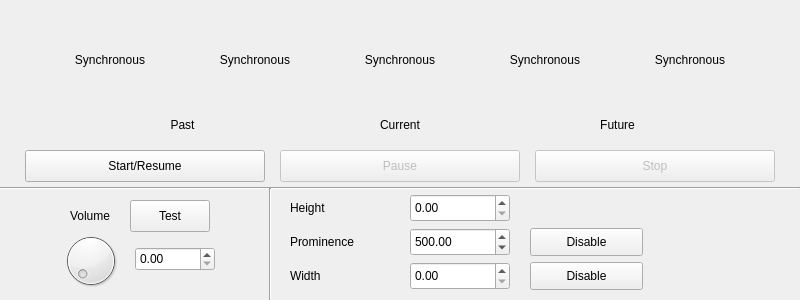
<?xml version="1.0" encoding="UTF-8"?>
<ui version="4.0">
 <class>MainWindow</class>
 <widget class="QMainWindow" name="MainWindow">
  <property name="geometry">
   <rect>
    <x>0</x>
    <y>0</y>
    <width>800</width>
    <height>300</height>
   </rect>
  </property>
  <property name="sizePolicy">
   <sizepolicy hsizetype="Fixed" vsizetype="Fixed">
    <horstretch>0</horstretch>
    <verstretch>0</verstretch>
   </sizepolicy>
  </property>
  <property name="contextMenuPolicy">
   <enum>Qt::NoContextMenu</enum>
  </property>
  <property name="windowTitle">
   <string>Cardio-Audio-Sleep experiment</string>
  </property>
  <widget class="QWidget" name="centralwidget">
   <widget class="QLabel" name="block0">
    <property name="geometry">
     <rect>
      <x>50</x>
      <y>20</y>
      <width>120</width>
      <height>80</height>
     </rect>
    </property>
    <property name="sizePolicy">
     <sizepolicy hsizetype="Fixed" vsizetype="Fixed">
      <horstretch>0</horstretch>
      <verstretch>0</verstretch>
     </sizepolicy>
    </property>
    <property name="text">
     <string>Synchronous</string>
    </property>
    <property name="alignment">
     <set>Qt::AlignCenter</set>
    </property>
   </widget>
   <widget class="QLabel" name="past">
    <property name="geometry">
     <rect>
      <x>50</x>
      <y>115</y>
      <width>265</width>
      <height>20</height>
     </rect>
    </property>
    <property name="sizePolicy">
     <sizepolicy hsizetype="Fixed" vsizetype="Fixed">
      <horstretch>0</horstretch>
      <verstretch>0</verstretch>
     </sizepolicy>
    </property>
    <property name="autoFillBackground">
     <bool>true</bool>
    </property>
    <property name="text">
     <string>Past</string>
    </property>
    <property name="alignment">
     <set>Qt::AlignCenter</set>
    </property>
   </widget>
   <widget class="QPushButton" name="pushButton_start">
    <property name="enabled">
     <bool>true</bool>
    </property>
    <property name="geometry">
     <rect>
      <x>25</x>
      <y>150</y>
      <width>240</width>
      <height>32</height>
     </rect>
    </property>
    <property name="sizePolicy">
     <sizepolicy hsizetype="Fixed" vsizetype="Fixed">
      <horstretch>0</horstretch>
      <verstretch>0</verstretch>
     </sizepolicy>
    </property>
    <property name="text">
     <string>Start/Resume</string>
    </property>
   </widget>
   <widget class="QPushButton" name="pushButton_pause">
    <property name="enabled">
     <bool>false</bool>
    </property>
    <property name="geometry">
     <rect>
      <x>280</x>
      <y>150</y>
      <width>240</width>
      <height>32</height>
     </rect>
    </property>
    <property name="sizePolicy">
     <sizepolicy hsizetype="Fixed" vsizetype="Fixed">
      <horstretch>0</horstretch>
      <verstretch>0</verstretch>
     </sizepolicy>
    </property>
    <property name="text">
     <string>Pause</string>
    </property>
   </widget>
   <widget class="QPushButton" name="pushButton_stop">
    <property name="enabled">
     <bool>false</bool>
    </property>
    <property name="geometry">
     <rect>
      <x>535</x>
      <y>150</y>
      <width>240</width>
      <height>32</height>
     </rect>
    </property>
    <property name="sizePolicy">
     <sizepolicy hsizetype="Fixed" vsizetype="Fixed">
      <horstretch>0</horstretch>
      <verstretch>0</verstretch>
     </sizepolicy>
    </property>
    <property name="text">
     <string>Stop</string>
    </property>
   </widget>
   <widget class="QLabel" name="block1">
    <property name="geometry">
     <rect>
      <x>195</x>
      <y>20</y>
      <width>120</width>
      <height>80</height>
     </rect>
    </property>
    <property name="sizePolicy">
     <sizepolicy hsizetype="Fixed" vsizetype="Fixed">
      <horstretch>0</horstretch>
      <verstretch>0</verstretch>
     </sizepolicy>
    </property>
    <property name="text">
     <string>Synchronous</string>
    </property>
    <property name="alignment">
     <set>Qt::AlignCenter</set>
    </property>
   </widget>
   <widget class="QLabel" name="block2">
    <property name="enabled">
     <bool>true</bool>
    </property>
    <property name="geometry">
     <rect>
      <x>340</x>
      <y>20</y>
      <width>120</width>
      <height>80</height>
     </rect>
    </property>
    <property name="sizePolicy">
     <sizepolicy hsizetype="Fixed" vsizetype="Fixed">
      <horstretch>0</horstretch>
      <verstretch>0</verstretch>
     </sizepolicy>
    </property>
    <property name="text">
     <string>Synchronous</string>
    </property>
    <property name="alignment">
     <set>Qt::AlignCenter</set>
    </property>
   </widget>
   <widget class="QLabel" name="block3">
    <property name="geometry">
     <rect>
      <x>485</x>
      <y>20</y>
      <width>120</width>
      <height>80</height>
     </rect>
    </property>
    <property name="sizePolicy">
     <sizepolicy hsizetype="Fixed" vsizetype="Fixed">
      <horstretch>0</horstretch>
      <verstretch>0</verstretch>
     </sizepolicy>
    </property>
    <property name="text">
     <string>Synchronous</string>
    </property>
    <property name="alignment">
     <set>Qt::AlignCenter</set>
    </property>
   </widget>
   <widget class="QLabel" name="block4">
    <property name="geometry">
     <rect>
      <x>630</x>
      <y>20</y>
      <width>120</width>
      <height>80</height>
     </rect>
    </property>
    <property name="sizePolicy">
     <sizepolicy hsizetype="Fixed" vsizetype="Fixed">
      <horstretch>0</horstretch>
      <verstretch>0</verstretch>
     </sizepolicy>
    </property>
    <property name="text">
     <string>Synchronous</string>
    </property>
    <property name="alignment">
     <set>Qt::AlignCenter</set>
    </property>
   </widget>
   <widget class="QLabel" name="future">
    <property name="geometry">
     <rect>
      <x>485</x>
      <y>115</y>
      <width>265</width>
      <height>20</height>
     </rect>
    </property>
    <property name="sizePolicy">
     <sizepolicy hsizetype="Fixed" vsizetype="Fixed">
      <horstretch>0</horstretch>
      <verstretch>0</verstretch>
     </sizepolicy>
    </property>
    <property name="autoFillBackground">
     <bool>true</bool>
    </property>
    <property name="text">
     <string>Future</string>
    </property>
    <property name="alignment">
     <set>Qt::AlignCenter</set>
    </property>
   </widget>
   <widget class="QLabel" name="current">
    <property name="geometry">
     <rect>
      <x>340</x>
      <y>115</y>
      <width>120</width>
      <height>20</height>
     </rect>
    </property>
    <property name="sizePolicy">
     <sizepolicy hsizetype="Fixed" vsizetype="Fixed">
      <horstretch>0</horstretch>
      <verstretch>0</verstretch>
     </sizepolicy>
    </property>
    <property name="autoFillBackground">
     <bool>true</bool>
    </property>
    <property name="text">
     <string>Current</string>
    </property>
    <property name="alignment">
     <set>Qt::AlignCenter</set>
    </property>
   </widget>
   <widget class="QDoubleSpinBox" name="doubleSpinBox_height">
    <property name="geometry">
     <rect>
      <x>410</x>
      <y>194</y>
      <width>100</width>
      <height>28</height>
     </rect>
    </property>
    <property name="sizePolicy">
     <sizepolicy hsizetype="Fixed" vsizetype="Fixed">
      <horstretch>0</horstretch>
      <verstretch>0</verstretch>
     </sizepolicy>
    </property>
    <property name="maximum">
     <double>100.000000000000000</double>
    </property>
   </widget>
   <widget class="QPushButton" name="pushButton_prominence">
    <property name="geometry">
     <rect>
      <x>530</x>
      <y>228</y>
      <width>113</width>
      <height>28</height>
     </rect>
    </property>
    <property name="sizePolicy">
     <sizepolicy hsizetype="Fixed" vsizetype="Fixed">
      <horstretch>0</horstretch>
      <verstretch>0</verstretch>
     </sizepolicy>
    </property>
    <property name="text">
     <string>Disable</string>
    </property>
   </widget>
   <widget class="QPushButton" name="pushButton_width">
    <property name="geometry">
     <rect>
      <x>530</x>
      <y>262</y>
      <width>113</width>
      <height>28</height>
     </rect>
    </property>
    <property name="sizePolicy">
     <sizepolicy hsizetype="Fixed" vsizetype="Fixed">
      <horstretch>0</horstretch>
      <verstretch>0</verstretch>
     </sizepolicy>
    </property>
    <property name="text">
     <string>Disable</string>
    </property>
   </widget>
   <widget class="QDoubleSpinBox" name="doubleSpinBox_prominence">
    <property name="geometry">
     <rect>
      <x>410</x>
      <y>228</y>
      <width>100</width>
      <height>28</height>
     </rect>
    </property>
    <property name="sizePolicy">
     <sizepolicy hsizetype="Fixed" vsizetype="Fixed">
      <horstretch>0</horstretch>
      <verstretch>0</verstretch>
     </sizepolicy>
    </property>
    <property name="decimals">
     <number>2</number>
    </property>
    <property name="minimum">
     <double>400.000000000000000</double>
    </property>
    <property name="maximum">
     <double>3000.000000000000000</double>
    </property>
    <property name="singleStep">
     <double>25.000000000000000</double>
    </property>
    <property name="value">
     <double>500.000000000000000</double>
    </property>
   </widget>
   <widget class="QDoubleSpinBox" name="doubleSpinBox_width">
    <property name="geometry">
     <rect>
      <x>410</x>
      <y>262</y>
      <width>100</width>
      <height>28</height>
     </rect>
    </property>
    <property name="sizePolicy">
     <sizepolicy hsizetype="Fixed" vsizetype="Fixed">
      <horstretch>0</horstretch>
      <verstretch>0</verstretch>
     </sizepolicy>
    </property>
    <property name="maximum">
     <double>50.000000000000000</double>
    </property>
   </widget>
   <widget class="QLabel" name="height">
    <property name="geometry">
     <rect>
      <x>290</x>
      <y>194</y>
      <width>120</width>
      <height>28</height>
     </rect>
    </property>
    <property name="sizePolicy">
     <sizepolicy hsizetype="Fixed" vsizetype="Fixed">
      <horstretch>0</horstretch>
      <verstretch>0</verstretch>
     </sizepolicy>
    </property>
    <property name="text">
     <string>Height</string>
    </property>
   </widget>
   <widget class="QLabel" name="prominence">
    <property name="geometry">
     <rect>
      <x>290</x>
      <y>228</y>
      <width>120</width>
      <height>28</height>
     </rect>
    </property>
    <property name="sizePolicy">
     <sizepolicy hsizetype="Fixed" vsizetype="Fixed">
      <horstretch>0</horstretch>
      <verstretch>0</verstretch>
     </sizepolicy>
    </property>
    <property name="text">
     <string>Prominence</string>
    </property>
   </widget>
   <widget class="QLabel" name="width">
    <property name="geometry">
     <rect>
      <x>290</x>
      <y>262</y>
      <width>120</width>
      <height>28</height>
     </rect>
    </property>
    <property name="sizePolicy">
     <sizepolicy hsizetype="Fixed" vsizetype="Fixed">
      <horstretch>0</horstretch>
      <verstretch>0</verstretch>
     </sizepolicy>
    </property>
    <property name="text">
     <string>Width</string>
    </property>
   </widget>
   <widget class="Line" name="line">
    <property name="geometry">
     <rect>
      <x>0</x>
      <y>178</y>
      <width>800</width>
      <height>20</height>
     </rect>
    </property>
    <property name="sizePolicy">
     <sizepolicy hsizetype="Fixed" vsizetype="Fixed">
      <horstretch>0</horstretch>
      <verstretch>0</verstretch>
     </sizepolicy>
    </property>
    <property name="orientation">
     <enum>Qt::Horizontal</enum>
    </property>
   </widget>
   <widget class="QDial" name="dial_volume">
    <property name="geometry">
     <rect>
      <x>60</x>
      <y>230</y>
      <width>61</width>
      <height>61</height>
     </rect>
    </property>
    <property name="sizePolicy">
     <sizepolicy hsizetype="Fixed" vsizetype="Fixed">
      <horstretch>0</horstretch>
      <verstretch>0</verstretch>
     </sizepolicy>
    </property>
    <property name="maximum">
     <number>100</number>
    </property>
   </widget>
   <widget class="Line" name="line_2">
    <property name="geometry">
     <rect>
      <x>260</x>
      <y>188</y>
      <width>20</width>
      <height>112</height>
     </rect>
    </property>
    <property name="sizePolicy">
     <sizepolicy hsizetype="Fixed" vsizetype="Fixed">
      <horstretch>0</horstretch>
      <verstretch>0</verstretch>
     </sizepolicy>
    </property>
    <property name="orientation">
     <enum>Qt::Vertical</enum>
    </property>
   </widget>
   <widget class="QLabel" name="volume">
    <property name="geometry">
     <rect>
      <x>60</x>
      <y>200</y>
      <width>60</width>
      <height>32</height>
     </rect>
    </property>
    <property name="sizePolicy">
     <sizepolicy hsizetype="Fixed" vsizetype="Fixed">
      <horstretch>0</horstretch>
      <verstretch>0</verstretch>
     </sizepolicy>
    </property>
    <property name="text">
     <string>Volume</string>
    </property>
    <property name="alignment">
     <set>Qt::AlignCenter</set>
    </property>
   </widget>
   <widget class="QDoubleSpinBox" name="doubleSpinBox_volume">
    <property name="geometry">
     <rect>
      <x>135</x>
      <y>247</y>
      <width>80</width>
      <height>24</height>
     </rect>
    </property>
    <property name="sizePolicy">
     <sizepolicy hsizetype="Fixed" vsizetype="Fixed">
      <horstretch>0</horstretch>
      <verstretch>0</verstretch>
     </sizepolicy>
    </property>
    <property name="maximum">
     <double>100.000000000000000</double>
    </property>
   </widget>
   <widget class="QPushButton" name="pushButton">
    <property name="geometry">
     <rect>
      <x>130</x>
      <y>200</y>
      <width>80</width>
      <height>32</height>
     </rect>
    </property>
    <property name="text">
     <string>Test</string>
    </property>
   </widget>
  </widget>
 </widget>
 <resources/>
 <connections/>
</ui>
